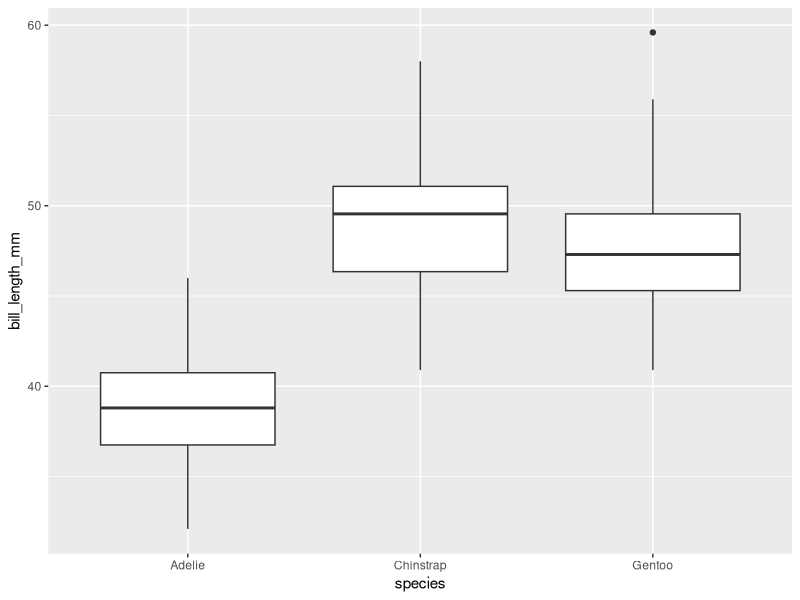
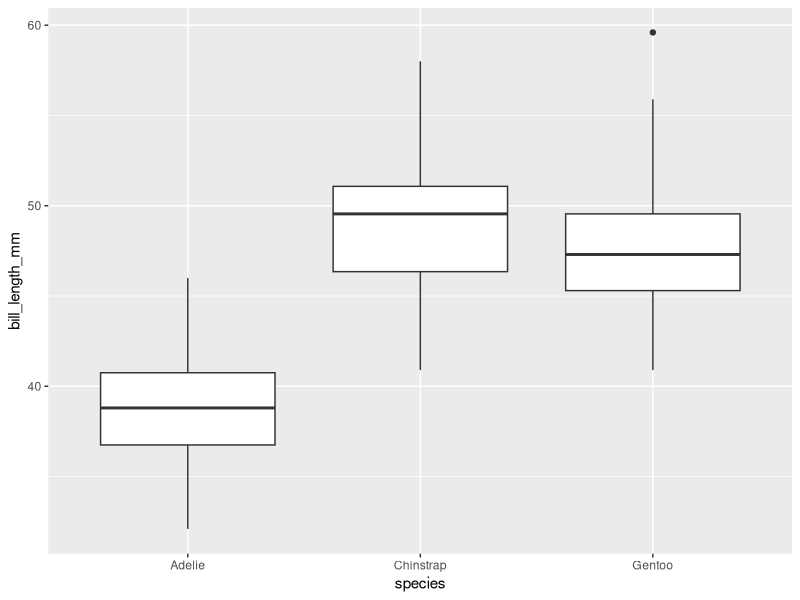
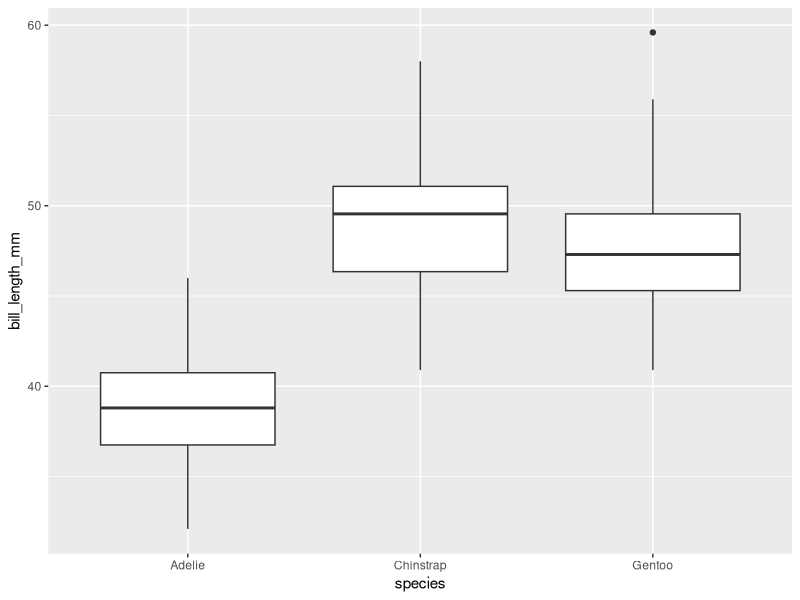
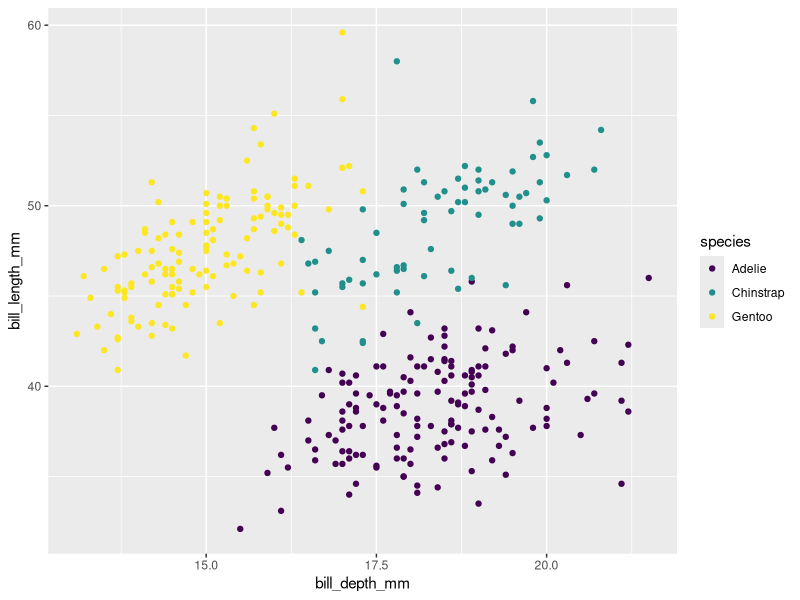
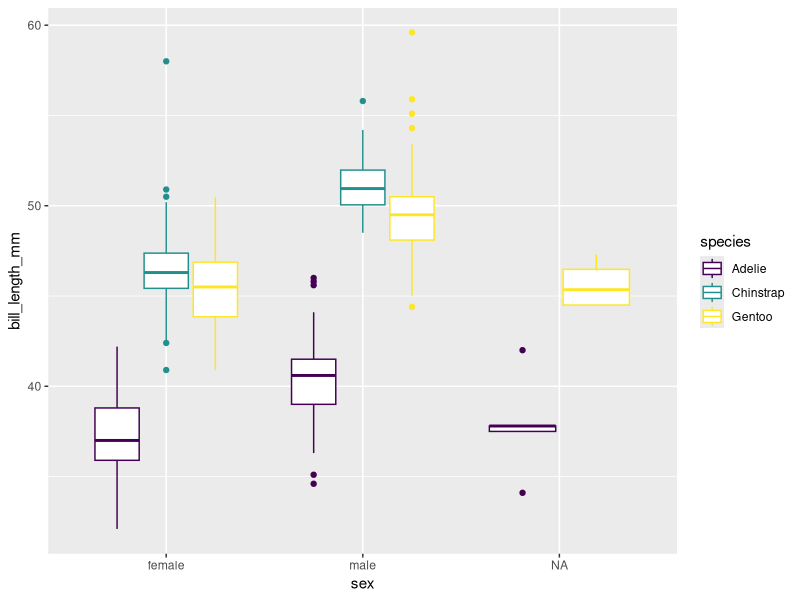

Reproduce these figures in R, in order.
## ---- chunk 1
## load libraries ##
library(tidyverse)
library(here)
library(ggplot2)
library(palmerpenguins)
library(dplyr)
library(kableExtra)

## load data ##
glimpse(penguins)

## clean data ##
palmer_clean <- penguins |>
  select(species,sex,year,bill_length_mm,body_mass_g)
glimpse(palmer_clean)

## ---- chunk 2
## ggplot ##
#|out-width:70% # changes the size of your figure
ggplot(data=palmer_clean,mapping = aes(x=species, y=bill_length_mm))+
  geom_boxplot()
## ---- chunk 3
## ggplot ##
#|fig-width: 3 # inputs exact size (inches) of figure
#|fig-width: 5
ggplot(data=palmer_clean,mapping = aes(x=species, y=bill_length_mm))+
  geom_boxplot()


## ---- chunk 4

## ggplot ##
#| fig-align:"center" # puts figure in the center of the rendering
ggplot(data=palmer_clean,mapping = aes(x=species, y=bill_length_mm))+
  geom_boxplot()

## ---- chunk 5
penguins |>
  group_by(species) |>
  summarise(billmean = mean(bill_length_mm, na.rm = TRUE)) |>
  kbl() # make it a kable table
## ---- chunk 6
penguins |>
  group_by(species) |>
  summarise(billmean = mean(bill_length_mm, na.rm = TRUE)) |>
  kbl()  |> # make it a kable table
  kable_classic() |> # add a theme
  row_spec(2, bold = TRUE, color = "white", background = "red") |> # highlight row 2
  kable_styling(full_width = FALSE) # don't make it so wide
## ---- chunk 7
#| label: fig-penguin-bill
#| echo: false
#| message: false
#| warning: false
#| fig-cap: Bill length vs. bill depth for three penguin species.

ggplot(penguins, aes(x = bill_depth_mm, y = bill_length_mm, color = species)) +
  geom_point() +
  scale_color_viridis_d()
## ---- chunk 8
#| label: tbl-penguin-means
#| tbl-cap: "Mean bill length by species."

penguins |>
  group_by(species) |>
  summarise(mean_bill = mean(bill_length_mm, na.rm = TRUE)) |>
  kbl()
## ---- chunk 9
#| label: fig-penguin-sex
#| echo: false
#| fig-cap: Penguin Sex vs. Bill Length for three penguin species.

ggplot(penguins, aes(x = sex, y = bill_length_mm, color = species)) +
  geom_boxplot() +
  scale_color_viridis_d()
## ---- chunk 10
#| label: tbl-penguin-means-2
#| tbl-cap: "Mean body mass by species and year"

penguins |>
  group_by(year,species) |>
  summarise(mean_mass = mean(body_mass_g, na.rm = TRUE),
            .groups = "drop") |>
  pivot_wider(
    names_from = year,
    values_from = mean_mass)|>
  kbl()|>
  kable_classic()
